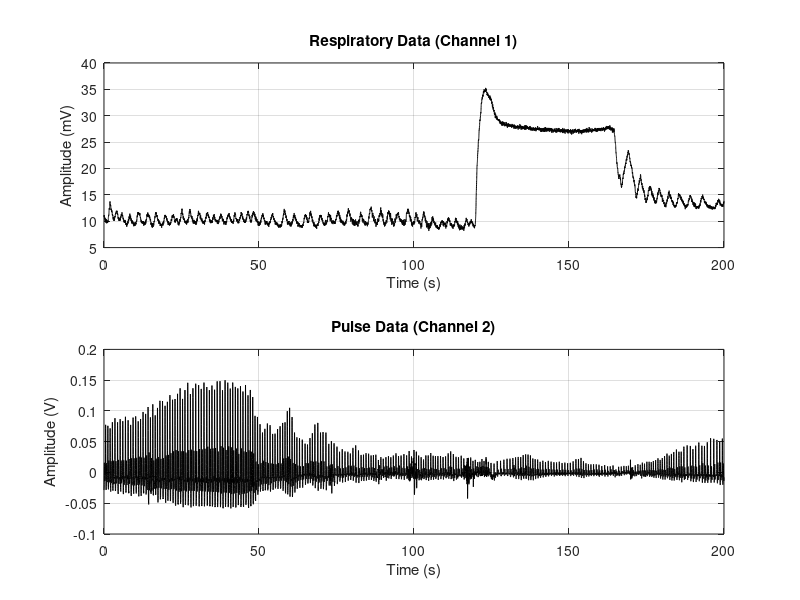

The MATLAB script that drew this image: (Note: this script raises an error after producing the figure.)
%% Q 1,2,3
s = load('respiratorydata.mat');
r = s.data(s.datastart(1,1):s.dataend(1,1));     % Respiratory
p = s.data(s.datastart(2,1):s.dataend(2,1));     % Pulse
fsR = s.samplerate(1,1);
fsP = s.samplerate(2,1);
N = round(200 * fsR);     
r = r(1:N); p = p(1:N);
t = (0:N-1)/fsR;
% For detecting inhale, hold and breathe times
labels = cellstr(s.comtext);
txtIdx = s.com(:,5);
tidalEndSample = s.com(find(s.com(:,2)==1 & strcmp(labels(txtIdx),'inhale, hold'),1),3);
tidalEndIdx    = min(N, round(tidalEndSample - s.datastart(1,1) + 1));
bhStartSample  = s.com(find(s.com(:,2)==2 & strcmp(labels(txtIdx),'inhale, hold'),1),3);
bhEndSample    = s.com(find(s.com(:,2)==2 & strcmp(labels(txtIdx),'breathe'),1),3);
bhStartP   = max(1, round(bhStartSample - s.datastart(2,1) + 1));
bhEndP     = min(N, round(bhEndSample   - s.datastart(2,1) + 1));
bhStartTime = (bhStartP-1)/fsP;
bhEndTime   = (bhEndP-1)/fsP;
figure;
subplot(2,1,1); plot(t,r,'k'); hold on; grid on; xlabel('Time (s)'); ylabel('Amplitude (mV)'); title('Respiratory Data (Channel 1)');
subplot(2,1,2); plot(t,p,'k'); hold on; grid on; xlabel('Time (s)'); ylabel('Amplitude (V)'); title('Pulse Data (Channel 2)');
%% Q 4,5,6
resp120 = r(1:tidalEndIdx);
resp_s = smooth(resp120, 11);
promR  = 0.15*(max(resp_s)-min(resp_s));
minDistR = 1.5*fsR;
[pksIn, locIn] = findpeaks(resp_s, 'MinPeakDistance',minDistR,'MinPeakProminence',promR);
[pksVal, locVal] = findpeaks(-resp_s, 'MinPeakDistance',minDistR,'MinPeakProminence',promR);
pksVal = -pksVal;
% Q 4,5
subplot(2,1,1);
plot(t(locIn),  r(locIn),  'ro','MarkerFaceColor','r');   % inhalation
plot(t(locVal), r(locVal), 'g*');                         % exhalation
%% Q 6,7,8,9,10,11
% Q 6
pulseBH = p(bhStartP:bhEndP);
pulse_s = smooth(pulseBH, 7);
promP = 0.2*(max(pulse_s)-min(pulse_s));
minDistP = 0.4*fsP;
[pksP, locP] = findpeaks(pulse_s,'MinPeakDistance',minDistP,'MinPeakProminence',promP);
locP_full = bhStart - 1 + locP;
subplot(2,1,2);
plot(t(locP_full), p(locP_full), 'ro','MarkerFaceColor','r');
% Q 7
peakNum1 = numel(locIn); fprintf('inhalation peaks) = %d\n', peakNum1);
% Q 8
valleyNum1 = numel(locVal); fprintf('exhalation troughs) = %d\n', valleyNum1);
% Q 9
peakNum2 = numel(locP); fprintf('Pulse peaks during breath hold) = %d\n', peakNum2);
% Q 10
duration_tidal_sec = (tidalEndIdx-1)/fsR; 
RR = peakNum1 / (duration_tidal_sec/60);   % breaths per min
fprintf('Respiratory Rate during tidal breathing = %.2f breaths/min\n', RR);
% Q 11
duration_bh_sec = (bhEnd - bhStart)/fsP;
HR = peakNum2 / (duration_bh_sec/60);      % beats per min
fprintf('Heart Rate during breath hold = %.2f beats/min\n', HR);
